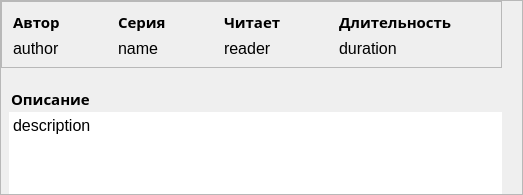
                     <widget class="QFrame" name="descriptionFrame">
                      <property name="sizePolicy">
                       <sizepolicy hsizetype="Preferred" vsizetype="Preferred">
                        <horstretch>0</horstretch>
                        <verstretch>0</verstretch>
                       </sizepolicy>
                      </property>
                      <property name="frameShape">
                       <enum>QFrame::StyledPanel</enum>
                      </property>
                      <property name="frameShadow">
                       <enum>QFrame::Raised</enum>
                      </property>
                      <layout class="QVBoxLayout" name="verticalLayout_29">
                       <property name="spacing">
                        <number>20</number>
                       </property>
                       <property name="leftMargin">
                        <number>0</number>
                       </property>
                       <property name="topMargin">
                        <number>0</number>
                       </property>
                       <property name="rightMargin">
                        <number>20</number>
                       </property>
                       <property name="bottomMargin">
                        <number>0</number>
                       </property>
                       <item>
                        <widget class="QFrame" name="aboutBookFrame">
                         <property name="frameShape">
                          <enum>QFrame::StyledPanel</enum>
                         </property>
                         <property name="frameShadow">
                          <enum>QFrame::Raised</enum>
                         </property>
                         <layout class="QHBoxLayout" name="horizontalLayout_35">
                          <property name="spacing">
                           <number>40</number>
                          </property>
                          <property name="leftMargin">
                           <number>2</number>
                          </property>
                          <property name="topMargin">
                           <number>0</number>
                          </property>
                          <property name="rightMargin">
                           <number>0</number>
                          </property>
                          <property name="bottomMargin">
                           <number>0</number>
                          </property>
                          <item>
                           <widget class="QFrame" name="frame_4">
                            <property name="sizePolicy">
                             <sizepolicy hsizetype="Maximum" vsizetype="Preferred">
                              <horstretch>0</horstretch>
                              <verstretch>0</verstretch>
                             </sizepolicy>
                            </property>
                            <layout class="QVBoxLayout" name="verticalLayout_26">
                             <item>
                              <widget class="QLabel" name="label_10">
                               <property name="font">
                                <font>
                                 <family>Arial Black</family>
                                 <pointsize>11</pointsize>
                                 <weight>75</weight>
                                 <bold>true</bold>
                                </font>
                               </property>
                               <property name="text">
                                <string>Автор</string>
                               </property>
                              </widget>
                             </item>
                             <item>
                              <widget class="QLabel" name="authorLabel">
                               <property name="font">
                                <font>
                                 <family>Arial</family>
                                 <pointsize>12</pointsize>
                                 <weight>50</weight>
                                 <bold>false</bold>
                                </font>
                               </property>
                               <property name="styleSheet">
                                <string notr="true"/>
                               </property>
                               <property name="text">
                                <string>author</string>
                               </property>
                              </widget>
                             </item>
                            </layout>
                           </widget>
                          </item>
                          <item>
                           <widget class="QFrame" name="frame_3">
                            <property name="sizePolicy">
                             <sizepolicy hsizetype="Maximum" vsizetype="Preferred">
                              <horstretch>0</horstretch>
                              <verstretch>0</verstretch>
                             </sizepolicy>
                            </property>
                            <layout class="QVBoxLayout" name="verticalLayout_27">
                             <item>
                              <widget class="QLabel" name="label_11">
                               <property name="font">
                                <font>
                                 <family>Arial Black</family>
                                 <pointsize>11</pointsize>
                                 <weight>75</weight>
                                 <bold>true</bold>
                                </font>
                               </property>
                               <property name="text">
                                <string>Серия</string>
                               </property>
                              </widget>
                             </item>
                             <item>
                              <widget class="QLabel" name="nameLabel">
                               <property name="font">
                                <font>
                                 <family>Arial</family>
                                 <pointsize>12</pointsize>
                                 <weight>50</weight>
                                 <bold>false</bold>
                                </font>
                               </property>
                               <property name="styleSheet">
                                <string notr="true"/>
                               </property>
                               <property name="text">
                                <string>name</string>
                               </property>
                              </widget>
                             </item>
                            </layout>
                           </widget>
                          </item>
                          <item>
                           <widget class="QFrame" name="frame">
                            <property name="sizePolicy">
                             <sizepolicy hsizetype="Maximum" vsizetype="Preferred">
                              <horstretch>0</horstretch>
                              <verstretch>0</verstretch>
                             </sizepolicy>
                            </property>
                            <layout class="QVBoxLayout" name="verticalLayout_22">
                             <item>
                              <widget class="QLabel" name="label_8">
                               <property name="font">
                                <font>
                                 <family>Arial Black</family>
                                 <pointsize>11</pointsize>
                                 <weight>75</weight>
                                 <bold>true</bold>
                                </font>
                               </property>
                               <property name="text">
                                <string>Читает</string>
                               </property>
                              </widget>
                             </item>
                             <item>
                              <widget class="QLabel" name="readerLabel">
                               <property name="font">
                                <font>
                                 <family>Arial</family>
                                 <pointsize>12</pointsize>
                                 <weight>50</weight>
                                 <bold>false</bold>
                                </font>
                               </property>
                               <property name="styleSheet">
                                <string notr="true"/>
                               </property>
                               <property name="text">
                                <string>reader</string>
                               </property>
                              </widget>
                             </item>
                            </layout>
                           </widget>
                          </item>
                          <item>
                           <widget class="QFrame" name="frame_2">
                            <property name="sizePolicy">
                             <sizepolicy hsizetype="Maximum" vsizetype="Preferred">
                              <horstretch>0</horstretch>
                              <verstretch>0</verstretch>
                             </sizepolicy>
                            </property>
                            <layout class="QVBoxLayout" name="verticalLayout_25">
                             <item>
                              <widget class="QLabel" name="label_9">
                               <property name="font">
                                <font>
                                 <family>Arial Black</family>
                                 <pointsize>11</pointsize>
                                 <weight>75</weight>
                                 <bold>true</bold>
                                </font>
                               </property>
                               <property name="text">
                                <string>Длительность</string>
                               </property>
                              </widget>
                             </item>
                             <item>
                              <widget class="QLabel" name="durationLabel">
                               <property name="font">
                                <font>
                                 <family>Arial</family>
                                 <pointsize>12</pointsize>
                                 <weight>50</weight>
                                 <bold>false</bold>
                                </font>
                               </property>
                               <property name="styleSheet">
                                <string notr="true"/>
                               </property>
                               <property name="text">
                                <string>duration</string>
                               </property>
                              </widget>
                             </item>
                            </layout>
                           </widget>
                          </item>
                          <item>
                           <spacer name="horizontalSpacer_13">
                            <property name="orientation">
                             <enum>Qt::Horizontal</enum>
                            </property>
                            <property name="sizeType">
                             <enum>QSizePolicy::Expanding</enum>
                            </property>
                            <property name="sizeHint" stdset="0">
                             <size>
                              <width>40</width>
                              <height>20</height>
                             </size>
                            </property>
                           </spacer>
                          </item>
                         </layout>
                        </widget>
                       </item>
                       <item>
                        <layout class="QVBoxLayout" name="verticalLayout_28">
                         <property name="spacing">
                          <number>2</number>
                         </property>
                         <property name="leftMargin">
                          <number>5</number>
                         </property>
                         <item>
                          <widget class="QLabel" name="label_12">
                           <property name="font">
                            <font>
                             <family>Arial Black</family>
                             <pointsize>11</pointsize>
                             <weight>75</weight>
                             <bold>true</bold>
                            </font>
                           </property>
                           <property name="styleSheet">
                            <string notr="true">padding-left: 1px;</string>
                           </property>
                           <property name="text">
                            <string>Описание</string>
                           </property>
                          </widget>
                         </item>
                         <item>
                          <widget class="QTextEdit" name="description">
                           <property name="sizePolicy">
                            <sizepolicy hsizetype="Expanding" vsizetype="Expanding">
                             <horstretch>0</horstretch>
                             <verstretch>0</verstretch>
                            </sizepolicy>
                           </property>
                           <property name="font">
                            <font>
                             <family>Arial</family>
                             <pointsize>12</pointsize>
                             <weight>50</weight>
                             <bold>false</bold>
                            </font>
                           </property>
                           <property name="styleSheet">
                            <string notr="true">QTextEdit, QTextEdit * {
	border: none;
	margin-left: 3px;
}</string>
                           </property>
                           <property name="verticalScrollBarPolicy">
                            <enum>Qt::ScrollBarAlwaysOff</enum>
                           </property>
                           <property name="horizontalScrollBarPolicy">
                            <enum>Qt::ScrollBarAlwaysOff</enum>
                           </property>
                           <property name="sizeAdjustPolicy">
                            <enum>QAbstractScrollArea::AdjustToContents</enum>
                           </property>
                           <property name="markdown">
                            <string>description

</string>
                           </property>
                           <property name="html">
                            <string>&lt;!DOCTYPE HTML PUBLIC &quot;-//W3C//DTD HTML 4.0//EN&quot; &quot;http://www.w3.org/TR/REC-html40/strict.dtd&quot;&gt;
&lt;html&gt;&lt;head&gt;&lt;meta name=&quot;qrichtext&quot; content=&quot;1&quot; /&gt;&lt;style type=&quot;text/css&quot;&gt;
p, li { white-space: pre-wrap; }
&lt;/style&gt;&lt;/head&gt;&lt;body style=&quot; font-family:'Arial'; font-size:12pt; font-weight:400; font-style:normal;&quot;&gt;
&lt;p style=&quot; margin-top:0px; margin-bottom:0px; margin-left:0px; margin-right:0px; -qt-block-indent:0; text-indent:0px;&quot;&gt;description&lt;/p&gt;&lt;/body&gt;&lt;/html&gt;</string>
                           </property>
                           <property name="textInteractionFlags">
                            <set>Qt::TextSelectableByMouse</set>
                           </property>
                          </widget>
                         </item>
                        </layout>
                       </item>
                      </layout>
                     </widget>
